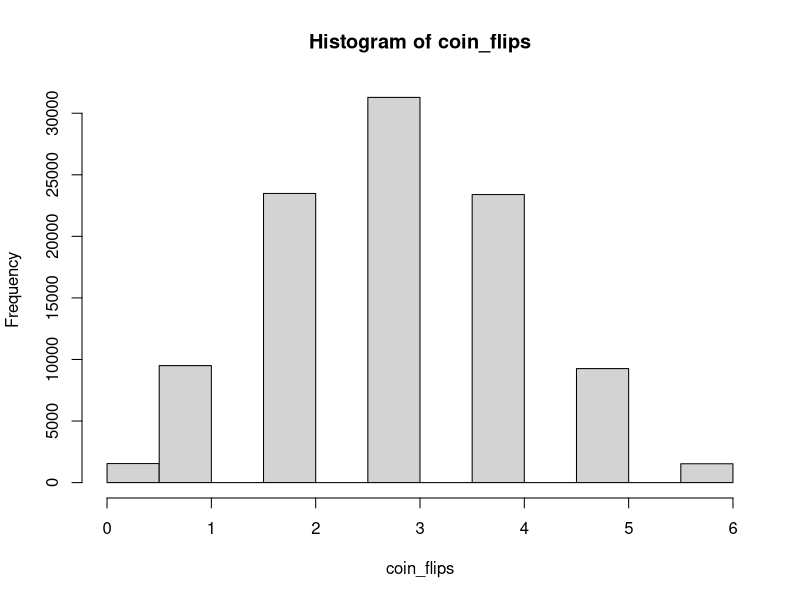

R code for this plot:
## ---- chunk 1
coin_flips <- rbinom(n = 100000, size=6, prob = .5)
## ---- chunk 2
hist(coin_flips)
## ---- chunk 3
rbinom(n=1, size = 1, prob = .5)
## ---- chunk 4
rbinom(n=6, size = 1, prob = .5)
## ---- chunk 5
rbinom(n=1, size = 6, prob = .5)
## ---- chunk 6
coin_flips <- rbinom(n = 100000, size=6, prob = .5)
sum(coin_flips==6)/100000
## ---- chunk 7

.5*.5*.5*.5*.5*.5

dbinom(x=6, size=6, prob=0.5)
## ---- chunk 8
dbinom(x=6, size=6, prob=0.5)
## ---- chunk 9
2 * pbinom(.46*1500, 1500, .5)
## ---- chunk 10

qbinom(.025, 1500, .46) /1500

qbinom(.975, 1500, .46) /1500
## ---- chunk 11

pbinom(.46*1500, 1500, .435)
pbinom(.46*1500, 1500, .485)
